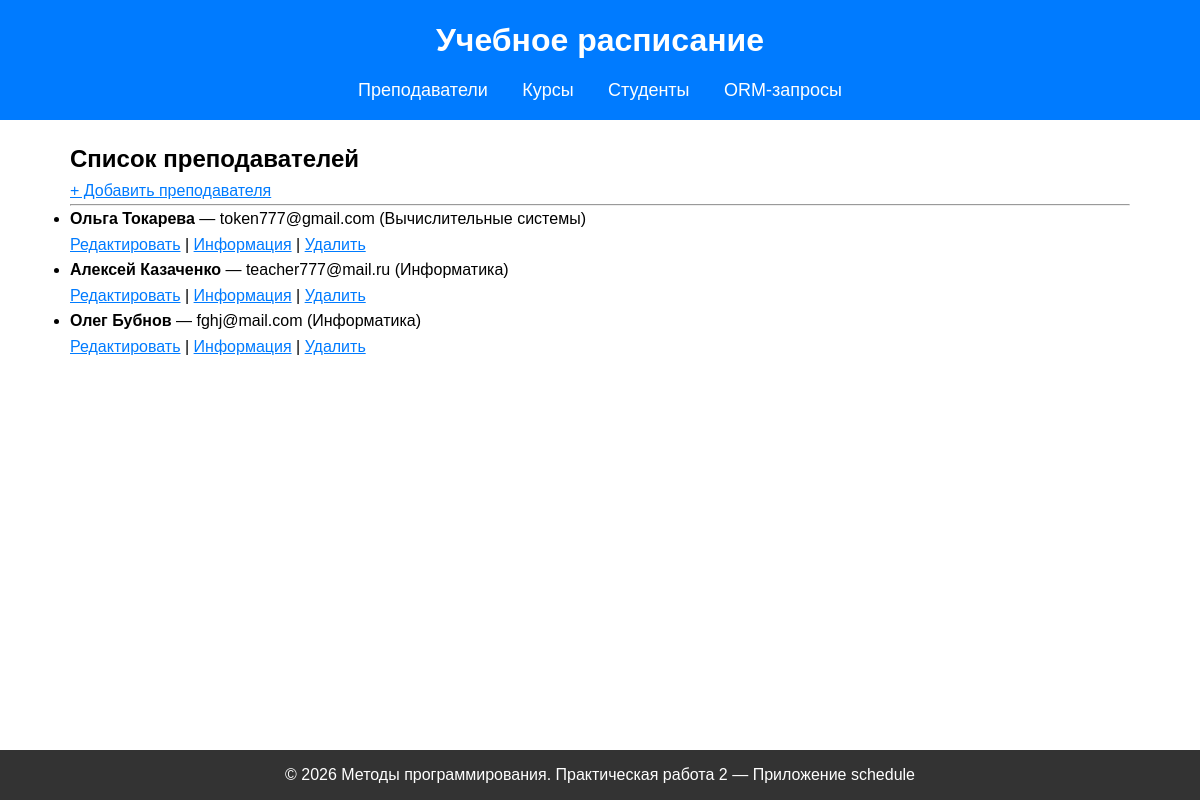
The page / on the database its author committed.
### schedule/models.py (models this page shows, shortened)
class Teacher(models.Model):
    first_name = models.CharField(max_length=100, verbose_name="Имя")
    last_name = models.CharField(max_length=100, verbose_name="Фамилия")
    email = models.EmailField(unique=True, blank=False, null=False, verbose_name="Email")
    department = models.CharField(max_length=100, blank=True, verbose_name="Кафедра")
    hire_date = models.DateField(null=True, blank=True, verbose_name="Дата найма")
    birth_date = models.DateField(null=True, blank=True, verbose_name="Дата рождения")
    phone = models.CharField(max_length=20, unique=True, blank=True, verbose_name="Телефон")
    salary = models.DecimalField(max_digits=10, decimal_places=2, null=True, blank=True, verbose_name="Зарплата")
    degree = models.CharField(max_length=100, blank=True, verbose_name="Учёная степень")
    is_active = models.BooleanField(default=True, verbose_name="Активен")
    class Meta:
        verbose_name = "Преподаватель"
        verbose_name_plural = "Преподаватели"

### schedule/views.py (the view)
# urls.py: path('', teacher_list, name='home'),
def teacher_list(request):
    teachers = Teacher.objects.all()
    return render(request, 'schedule/teacher_list.html', {'teachers': teachers})

### schedule/templates/schedule/teacher_list.html (shortened to what this page needs)
{% extends 'schedule/base.html' %}
{% block content %}
    <h2>Список преподавателей</h2>
    <a href="{% url 'teacher_create' %}">+ Добавить преподавателя</a>
    <hr>
    {% if teachers %}
        <ul>
            {% for teacher in teachers %}
                <li>
                    <strong>{{ teacher.first_name }} {{ teacher.last_name }}</strong> — {{ teacher.email }}
                    {% if teacher.department %} ({{ teacher.department }}) {% endif %}
                    <br>
                    <a href="{% url 'teacher_update' teacher.pk %}">Редактировать</a> |
                    <a href="{% url 'teacher_info' teacher.pk %}">Информация</a> |
                    <a href="{% url 'teacher_delete' teacher.pk %}">Удалить</a>
                </li>
            {% endfor %}
        </ul>
    {% else %}
        <p>Преподавателей пока нет.</p>
    {% endif %}
{% endblock %}

### schedule/templates/schedule/base.html (style rules this page uses)
* { margin: 0; padding: 0; box-sizing: border-box; }
body { font-family: Arial, sans-serif; line-height: 1.6; min-height: 100vh; display: flex; flex-direction: column; }
a { color: #007bff; }

### rows shown on the page
Teacher: first_name "Ольга", last_name "Токарева", email "token777@gmail.com", department "Вычислительные системы"
Teacher: first_name "Алексей", last_name "Казаченко", email "teacher777@mail.ru", department "Информатика"
Teacher: first_name "Олег", last_name "Бубнов", email "fghj@mail.com", department "Информатика"
